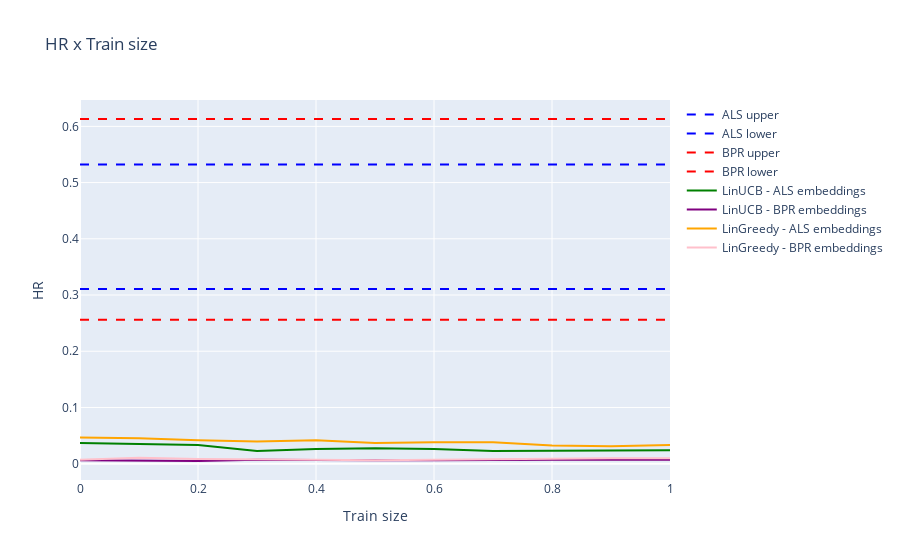

Source (notebook cell):
### Code cell
display(df_results)

plot_results(df_results, 'results-v10')

### Figure 1 — Plotly figure (JSON) as saved in the notebook; plotly's stock layout.template omitted (floating-point values rounded to 4 significant figures)
{"data": [{"line": {"color": "blue", "dash": "dash"}, "mode": "lines", "name": "ALS upper", "type": "scatter", "x": [0, 0.1, 0.2, 0.3, 0.4, 0.5, 0.6, 0.7, 0.8, 0.9, 1], "y": [0.5321, 0.5321, 0.5321, 0.5321, 0.5321, 0.5321, 0.5321, 0.5321, 0.5321, 0.5321, 0.5321]}, {"line": {"color": "blue", "dash": "dash"}, "mode": "lines", "name": "ALS lower", "type": "scatter", "x": [0, 0.1, 0.2, 0.3, 0.4, 0.5, 0.6, 0.7, 0.8, 0.9, 1], "y": [0.3107, 0.3107, 0.3107, 0.3107, 0.3107, 0.3107, 0.3107, 0.3107, 0.3107, 0.3107, 0.3107]}, {"line": {"color": "red", "dash": "dash"}, "mode": "lines", "name": "BPR upper", "type": "scatter", "x": [0, 0.1, 0.2, 0.3, 0.4, 0.5, 0.6, 0.7, 0.8, 0.9, 1], "y": [0.6131, 0.6131, 0.6131, 0.6131, 0.6131, 0.6131, 0.6131, 0.6131, 0.6131, 0.6131, 0.6131]}, {"line": {"color": "red", "dash": "dash"}, "mode": "lines", "name": "BPR lower", "type": "scatter", "x": [0, 0.1, 0.2, 0.3, 0.4, 0.5, 0.6, 0.7, 0.8, 0.9, 1], "y": [0.256, 0.256, 0.256, 0.256, 0.256, 0.256, 0.256, 0.256, 0.256, 0.256, 0.256]}, {"line": {"color": "green", "dash": "solid"}, "mode": "lines", "name": "LinUCB - ALS embeddings", "type": "scatter", "x": [0, 0.1, 0.2, 0.3, 0.4, 0.5, 0.6, 0.7, 0.8, 0.9, 1], "y": [0.0369, 0.03571, 0.03333, 0.02262, 0.02619, 0.02738, 0.02619, 0.02262, 0.02262, 0.02381, 0.02381]}, {"line": {"color": "purple", "dash": "solid"}, "mode": "lines", "name": "LinUCB - BPR embeddings", "type": "scatter", "x": [0, 0.1, 0.2, 0.3, 0.4, 0.5, 0.6, 0.7, 0.8, 0.9, 1], "y": [0.005952, 0.004762, 0.004762, 0.007143, 0.005952, 0.005952, 0.005952, 0.007143, 0.007143, 0.007143, 0.007143]}, {"line": {"color": "orange", "dash": "solid"}, "mode": "lines", "name": "LinGreedy - ALS embeddings", "type": "scatter", "x": [0, 0.1, 0.2, 0.3, 0.4, 0.5, 0.6, 0.7, 0.8, 0.9, 1], "y": [0.04643, 0.04524, 0.04167, 0.03929, 0.04167, 0.0369, 0.0381, 0.0381, 0.03214, 0.03095, 0.03333]}, {"line": {"color": "pink", "dash": "solid"}, "mode": "lines", "name": "LinGreedy - BPR embeddings", "type": "scatter", "x": [0, 0.1, 0.2, 0.3, 0.4, 0.5, 0.6, 0.7, 0.8, 0.9, 1], "y": [0.007143, 0.01071, 0.008333, 0.008333, 0.007143, 0.005952, 0.007143, 0.007143, 0.008333, 0.009524, 0.009524]}], "layout": {"title": {"text": "HR x Train size"}, "xaxis": {"title": {"text": "Train size"}}, "yaxis": {"title": {"text": "HR"}}}}
